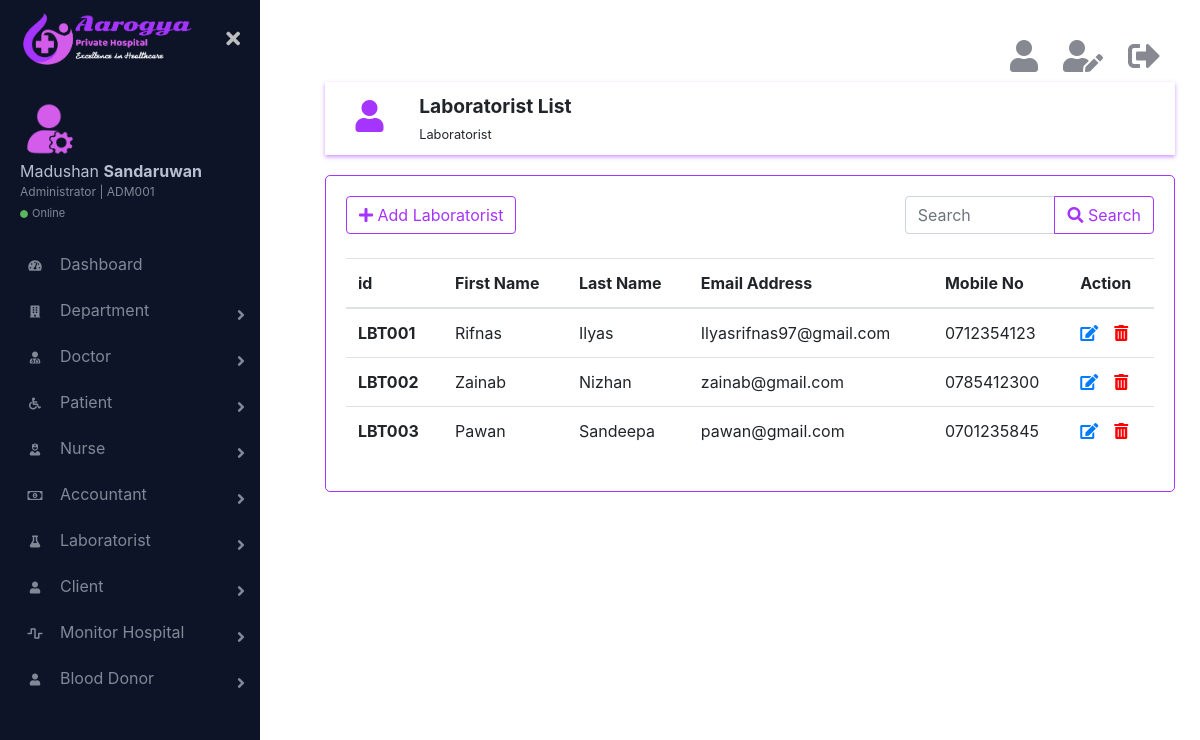
Screenshot of /html/laboratoristList.php (signed in) with the database file from the repository.
### tables this page shows
CREATE TABLE IF NOT EXISTS `laboratorist` (
  `id` char(6) NOT NULL,
  `firstName` char(20) NOT NULL,
  `lastName` char(20) NOT NULL,
  `email` varchar(100) NOT NULL,
  `mobile` char(10) NOT NULL,
  `is_deleted` int(11) NOT NULL,
  PRIMARY KEY (`id`)
);

### html/laboratoristList.php (the view, shortened to what this page needs)
<?php
    require_once('../connection/connection.php');
?>
<!DOCTYPE html>
<html lang="en">
    <head>
        <link rel="stylesheet" href="../css/bootstrap.min.css">
        <link href="https://cdnjs.cloudflare.com/ajax/libs/font-awesome/5.10.0-11/css/all.css" rel="stylesheet">
        <link href="../css/main.css" rel="stylesheet">
    </head>
    <body>
        <div class="page-wrapper chiller-theme toggled">
            <?php
                require_once('sidebar.php');
            ?>
            <main class="page-content">
                <div class="container">
                    <?php
                        require_once('logoutbar.php');
                    ?>
                    <div class="row topic">
                        <div class="col-md-1 topic-logo">
                            <i class="fas fa-user fa-2x"></i>
                        </div>
                        <div class="col-md-11">
                            <span class="font-weight-bold"><big>Laboratorist List</big><br><small>Laboratorist</small></span>
                        </div>
                    </div>
                    <div class="row">
                        <div class="col-md-12 form">
                            <div class="row">
                                <div class="col-md-8">
                                    <a href="addLaboratorist.php" ><button type="button" class="btn btn-outline-primary"><i class="fas fa-plus"></i>  Add Laboratorist</button></a>
                                </div>
                                <div class="col-md-4">
                                    <form action="laboratoristList.php" method="get">
                                        <div class="input-group">
                                            <input type="search" name="searchTxt" class="form-control" placeholder="Search">
                                            <div class="input-group-append">
                                                <button class="btn btn-outline-primary" type="submit" name="search"><i class="fas fa-search"></i> Search</button>
                                            </div>
                                        </div>
                                    </form>
                                </div>
                            </div>
                            <br>
                            <table class="table">
                              <thead>
                                  <tr>
                                      <th scope="col">id</th>
                                      <th scope="col">First Name</th>
                                      <th scope="col">Last Name</th>
                                      <th scope="col">Email Address</th>
                                      <th scope="col">Mobile No</th>
                                      <?php
                                        if($_SESSION['role'] == 'admin'){
                                            echo "<th scope='col'>Action</th>";
                                        }
                                    ?>
                                  </tr>
                              </thead>
                              <tbody>
                                  <?php
                                    if(isset($_GET['search'])){
                                        $search =  mysqli_real_escape_string($con,$_GET['searchTxt']);
                                        $query = "SELECT * FROM `laboratorist` WHERE `is_deleted` = 0 AND `id` LIKE '{$search}%' OR `firstName` LIKE '{$search}%' OR `lastName` LIKE '{$search}%' ORDER BY `id`";
                                    } else {
                                        $query = "SELECT * FROM `laboratorist` WHERE `is_deleted` = 0 ORDER BY `id`";
                                    }
                                    $result_set = mysqli_query($con,$query);
                                    if (mysqli_num_rows($result_set) >= 1) {
                                        while($lbt = mysqli_fetch_assoc($result_set)){
                                            echo "<tr>";
                                            echo "<th scope='row'>".$lbt['id']."</th>";
                                            echo "<td>".$lbt['firstName']."</td>";
                                            echo "<td>".$lbt['lastName']."</td>";
                                            echo "<td>".$lbt['email']."</td>";
                                            echo "<td>".$lbt['mobile']."</td>";
                                            if($_SESSION['role'] == 'admin'){
                                                echo "<td><a href=\"#\"><i class='fas fa-edit mr-3' data-toggle='tooltip' title='Edit'></i></a><a href='laboratoristList.php?id={$lbt['id']}' onclick=\"return confirm('Are you sure to delete this information ?');\"><i class='fas fa-trash-alt' data-toggle='tooltip' title='Delete' style='color:red;'></i></a></td>";
                                            }
                                            echo "</tr>";
                                        }
                                    } else {
                                        echo "<tr><td><h4 class='text-danger'>No records</h4></td></tr>";
                                    }
                                  ?>
                              </tbody>
                            </table>
                        </div>
                    </div>
                </div>
            </main>
        </div>
    </body>
</html>

### css/main.css (style rules this page uses)
.page-wrapper { height: 100vh; }
@media screen and (min-width: 700px) { .page-wrapper.toggled .page-content { padding-left: 300px; } }
.page-wrapper .page-content { display: inline-block; width: 100%; padding-left: 0px; padding-top: 20px; }
.page-wrapper .page-content > div { padding: 20px 40px; }
.page-wrapper .page-content { overflow-x: hidden; }
.topic { box-shadow: 0 2px 4px rgba(165, 52, 254, 0.5); padding: 10px; }
.topic-logo { display: inline-block; text-align: center; color: rgb(165, 52, 254); margin-top: 8px; }
.form { margin-top: 20px; border: 1px solid rgb(165, 52, 254); border-radius: 5px; padding: 20px; }

### rows the page displays
laboratorist: id "LBT001", firstName "Rifnas", lastName "Ilyas", email "Ilyasrifnas97@gmail.com", mobile "0712354123"
laboratorist: id "LBT002", firstName "Zainab", lastName "Nizhan", email "zainab@gmail.com", mobile "0785412300"
laboratorist: id "LBT003", firstName "Pawan", lastName "Sandeepa", email "pawan@gmail.com", mobile "0701235845"

### other values shown
$_SESSION['firstName'] "Madushan"
$_SESSION['lastName'] "Sandaruwan"
$_SESSION['id'] "ADM001"
